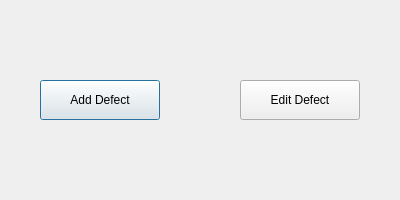
<?xml version="1.0" encoding="UTF-8"?>
<ui version="4.0">
 <class>AddEditDefectMenu</class>
 <widget class="QDialog" name="AddEditDefectMenu">
  <property name="geometry">
   <rect>
    <x>0</x>
    <y>0</y>
    <width>400</width>
    <height>200</height>
   </rect>
  </property>
  <property name="windowTitle">
   <string>Add/Edit Defect Menu</string>
  </property>
  <widget class="QPushButton" name="addDefectButton">
   <property name="geometry">
    <rect>
     <x>40</x>
     <y>80</y>
     <width>120</width>
     <height>40</height>
    </rect>
   </property>
   <property name="text">
    <string>Add Defect</string>
   </property>
  </widget>
  <widget class="QPushButton" name="editDefectButton">
   <property name="geometry">
    <rect>
     <x>240</x>
     <y>80</y>
     <width>120</width>
     <height>40</height>
    </rect>
   </property>
   <property name="text">
    <string>Edit Defect</string>
   </property>
  </widget>
 </widget>
 <resources/>
 <connections/>
</ui>
